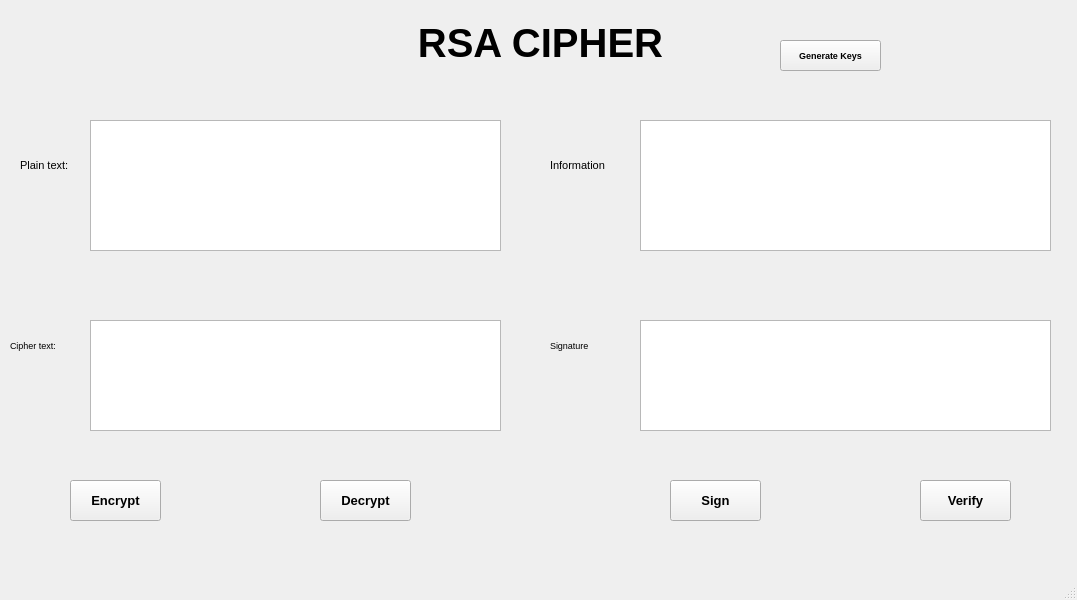
<?xml version="1.0" encoding="UTF-8"?>
<ui version="4.0">
 <class>MainWindow</class>
 <widget class="QMainWindow" name="MainWindow">
  <property name="geometry">
   <rect>
    <x>0</x>
    <y>0</y>
    <width>1077</width>
    <height>600</height>
   </rect>
  </property>
  <property name="windowTitle">
   <string>MainWindow</string>
  </property>
  <widget class="QWidget" name="centralwidget">
   <widget class="QLabel" name="lbl_Cipher">
    <property name="geometry">
     <rect>
      <x>10</x>
      <y>330</y>
      <width>71</width>
      <height>31</height>
     </rect>
    </property>
    <property name="font">
     <font>
      <pointsize>7</pointsize>
     </font>
    </property>
    <property name="text">
     <string>Cipher text:</string>
    </property>
   </widget>
   <widget class="QPushButton" name="btn_Decrypt">
    <property name="geometry">
     <rect>
      <x>320</x>
      <y>480</y>
      <width>91</width>
      <height>41</height>
     </rect>
    </property>
    <property name="font">
     <font>
      <pointsize>10</pointsize>
      <weight>75</weight>
      <bold>true</bold>
     </font>
    </property>
    <property name="text">
     <string>Decrypt</string>
    </property>
   </widget>
   <widget class="QLabel" name="lbl_Title">
    <property name="geometry">
     <rect>
      <x>380</x>
      <y>20</y>
      <width>321</width>
      <height>61</height>
     </rect>
    </property>
    <property name="font">
     <font>
      <pointsize>30</pointsize>
      <weight>75</weight>
      <bold>true</bold>
     </font>
    </property>
    <property name="text">
     <string>RSA CIPHER</string>
    </property>
    <property name="alignment">
     <set>Qt::AlignHCenter|Qt::AlignTop</set>
    </property>
   </widget>
   <widget class="QLabel" name="lbl_Plain">
    <property name="geometry">
     <rect>
      <x>20</x>
      <y>150</y>
      <width>51</width>
      <height>31</height>
     </rect>
    </property>
    <property name="font">
     <font>
      <pointsize>8</pointsize>
     </font>
    </property>
    <property name="text">
     <string>Plain text:</string>
    </property>
   </widget>
   <widget class="QPushButton" name="btn_Encrypt">
    <property name="geometry">
     <rect>
      <x>70</x>
      <y>480</y>
      <width>91</width>
      <height>41</height>
     </rect>
    </property>
    <property name="font">
     <font>
      <pointsize>10</pointsize>
      <weight>75</weight>
      <bold>true</bold>
     </font>
    </property>
    <property name="text">
     <string>Encrypt</string>
    </property>
   </widget>
   <widget class="QTextEdit" name="txt_CipherText">
    <property name="geometry">
     <rect>
      <x>90</x>
      <y>320</y>
      <width>411</width>
      <height>111</height>
     </rect>
    </property>
    <property name="font">
     <font>
      <pointsize>7</pointsize>
     </font>
    </property>
   </widget>
   <widget class="QTextEdit" name="txt_PlainText">
    <property name="geometry">
     <rect>
      <x>90</x>
      <y>120</y>
      <width>411</width>
      <height>131</height>
     </rect>
    </property>
    <property name="font">
     <font>
      <pointsize>8</pointsize>
      <weight>50</weight>
      <bold>false</bold>
     </font>
    </property>
   </widget>
   <widget class="QPushButton" name="btn_GenerateKeys">
    <property name="geometry">
     <rect>
      <x>780</x>
      <y>40</y>
      <width>101</width>
      <height>31</height>
     </rect>
    </property>
    <property name="font">
     <font>
      <pointsize>7</pointsize>
      <weight>75</weight>
      <bold>true</bold>
     </font>
    </property>
    <property name="text">
     <string>Generate Keys</string>
    </property>
   </widget>
   <widget class="QTextEdit" name="txt_Information">
    <property name="geometry">
     <rect>
      <x>640</x>
      <y>120</y>
      <width>411</width>
      <height>131</height>
     </rect>
    </property>
    <property name="font">
     <font>
      <pointsize>8</pointsize>
      <weight>50</weight>
      <bold>false</bold>
     </font>
    </property>
   </widget>
   <widget class="QTextEdit" name="txt_Signature">
    <property name="geometry">
     <rect>
      <x>640</x>
      <y>320</y>
      <width>411</width>
      <height>111</height>
     </rect>
    </property>
    <property name="font">
     <font>
      <pointsize>7</pointsize>
     </font>
    </property>
   </widget>
   <widget class="QLabel" name="lbl_Cipher_2">
    <property name="geometry">
     <rect>
      <x>550</x>
      <y>330</y>
      <width>61</width>
      <height>31</height>
     </rect>
    </property>
    <property name="font">
     <font>
      <pointsize>7</pointsize>
     </font>
    </property>
    <property name="text">
     <string>Signature</string>
    </property>
   </widget>
   <widget class="QLabel" name="lbl_Plain_2">
    <property name="geometry">
     <rect>
      <x>550</x>
      <y>150</y>
      <width>71</width>
      <height>31</height>
     </rect>
    </property>
    <property name="font">
     <font>
      <pointsize>8</pointsize>
     </font>
    </property>
    <property name="text">
     <string>Information</string>
    </property>
   </widget>
   <widget class="QPushButton" name="btn_verify">
    <property name="geometry">
     <rect>
      <x>920</x>
      <y>480</y>
      <width>91</width>
      <height>41</height>
     </rect>
    </property>
    <property name="font">
     <font>
      <pointsize>10</pointsize>
      <weight>75</weight>
      <bold>true</bold>
     </font>
    </property>
    <property name="text">
     <string>Verify</string>
    </property>
   </widget>
   <widget class="QPushButton" name="btn_sign">
    <property name="geometry">
     <rect>
      <x>670</x>
      <y>480</y>
      <width>91</width>
      <height>41</height>
     </rect>
    </property>
    <property name="font">
     <font>
      <pointsize>10</pointsize>
      <weight>75</weight>
      <bold>true</bold>
     </font>
    </property>
    <property name="text">
     <string>Sign</string>
    </property>
   </widget>
  </widget>
  <widget class="QMenuBar" name="menubar">
   <property name="geometry">
    <rect>
     <x>0</x>
     <y>0</y>
     <width>1077</width>
     <height>26</height>
    </rect>
   </property>
  </widget>
  <widget class="QStatusBar" name="statusbar"/>
 </widget>
 <resources/>
 <connections/>
</ui>
